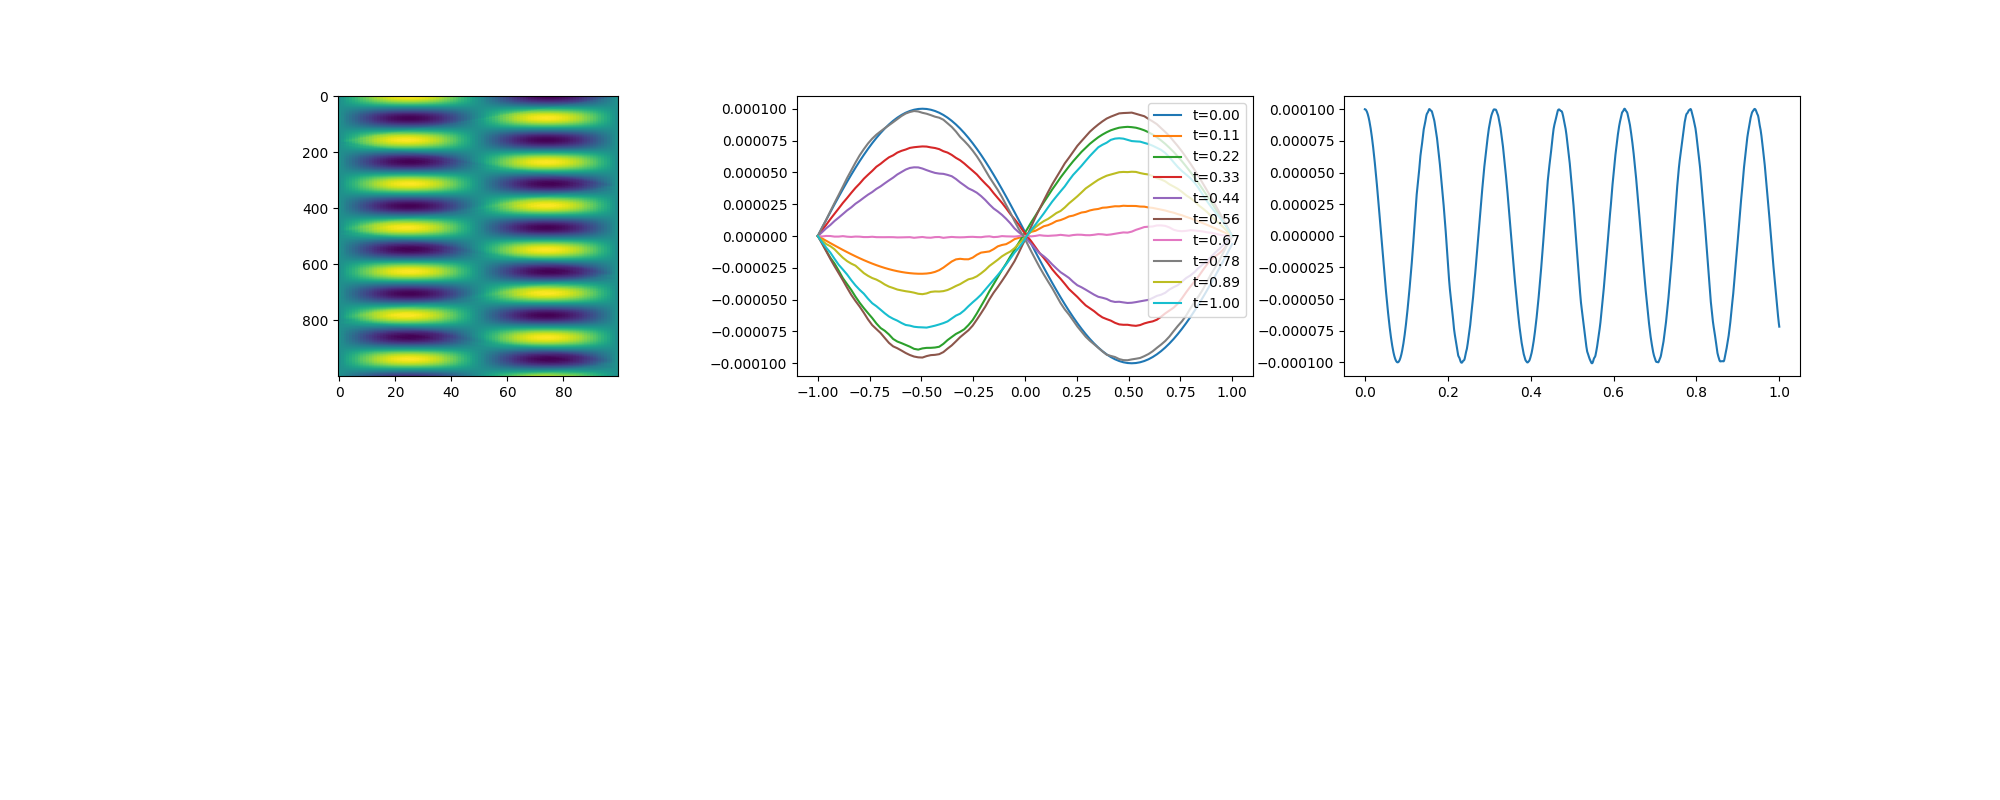

Write the Python code that produced this figure.
import numpy as np
import matplotlib.pyplot as plt



datos = np.loadtxt("ejercicio32.dat")
s=np.shape(datos)
print(s)
plt.figure(figsize=(20,8))
plt.subplot(2,3,1)
plt.imshow(datos, aspect=0.1)
#para realizar las otras dos graficas me guié de la solucion del ejercicio 29 dada por el profesor.
plt.subplot(2,3,2)
numx=100
numt=1000
x = np.linspace(-1,1,numx)
delta_t = 1.0/numt
for i in range(numt):
        if i%(numt//9) == 0:
            plt.plot(x, datos[i,:],label="t={:.02f}".format(i*delta_t))
            plt.legend(loc=1)
            
plt.subplot(2,3,3)
t=np.linspace(0,1,numt)
x1=datos[:,numx//4]
plt.plot(t,x1)
plt.savefig("ejercicio32.png")


